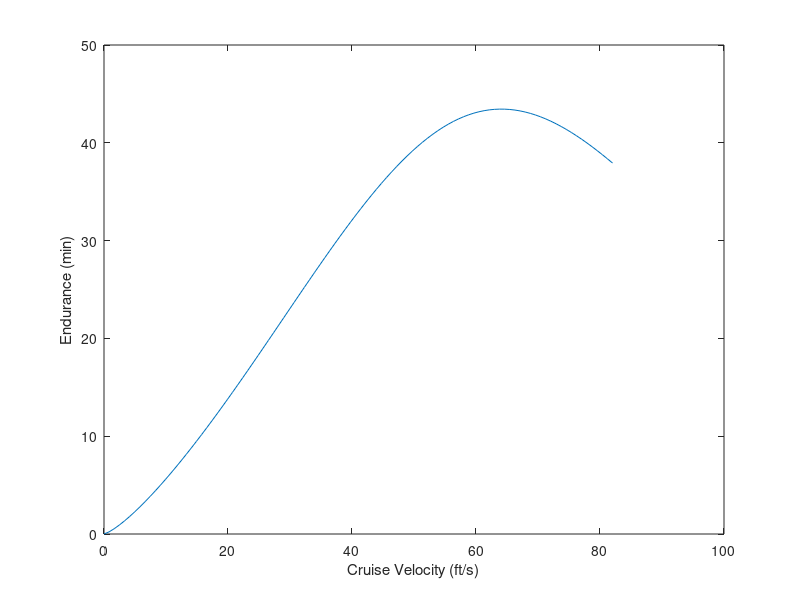

This chart was generated by the following MATLAB code: (Note: this script raises an error after producing the figure.)
%vel = linspace(15,45)*0.3048; % velocity (m/s)
vel = linspace(0,25);

S = 0.32; % Reference area (m^2)
rho = 1.225; % density (kg/m^3)
W = 44; % Weight (N)
V = 14.8; % Voltage battery (V)
C = 6600/1000; % Battery Capacity (Ah)

Cd0 = 0.015;
k = 0.13; % Drag Polar Coefficient
eff = 0.70; % Total Efficiency
n = 1.3; % Discharge Parameter (dependent on battery type and temperature)
Rt = 1; % Battery Hour Rating (hours)

endurance = Rt^(1-n)*(eff*V*C./(0.5*rho*vel.^3*S*Cd0+(2*W^2*k./(rho*vel*S)))).^n * 60; % minutes

figure(1)
plot(vel*3.28084,endurance)
xlabel('Cruise Velocity (ft/s)')
ylabel('Endurance (min)')
yline(10,'r-','10 min RFP Endurance Req')